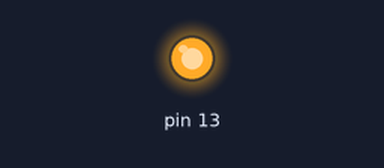
Bench run of a sketch on a simulated Arduino Uno, built with avr-gcc and run on an emulated ATmega328P. Parts: output pins drawn as LEDs (lit = HIGH). No radio packets arrive unless stated.

Above: at 1.0 s.
At 3.1 s:
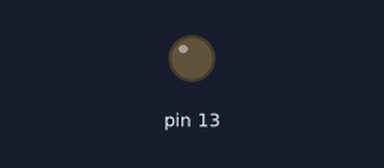
Timing chart, 0 to 5.4 s (numbered marks = the images above):
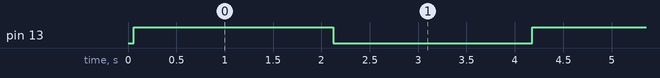

Measured:
- by itself, pin 13: alternates HIGH for 2.1 s and LOW for 2.1 s

The sketch:

_433_out.ino
```cpp
// Tx на пине D12
#include <VirtualWire.h>
char *controller;
void setup() {
  pinMode(13, OUTPUT);
  vw_set_ptt_inverted(true); //
  vw_set_tx_pin(12);
  vw_setup(4000);// скорость передачи данных в Kbps
}

void loop() {
  controller = "1" ;
  vw_send((uint8_t *)controller, strlen(controller));
  vw_wait_tx(); // ждем, пока отправится все сообщение
  digitalWrite(13, 1);
  delay(2000);
  controller = "0" ;
  vw_send((uint8_t *)controller, strlen(controller));
  vw_wait_tx(); // ждем, пока отправится все сообщение
  digitalWrite(13, 0);
  delay(2000);
}
```
